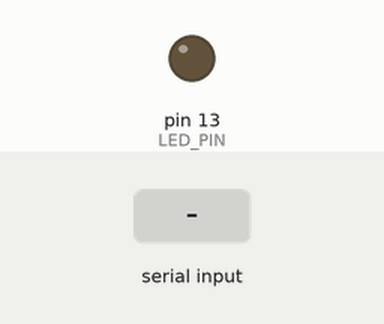
Simulated run of this sketch. Board: Arduino Uno, built with avr-gcc and run on an emulated ATmega328P. Shown: output pins drawn as LEDs (lit = HIGH). The inputs (shaded band) are chosen by the test bench. What the sketch prints to the serial monitor is not drawn.

Above: at 1.2 s.
1.3 s: "1" received over Serial
At 2.5 s:
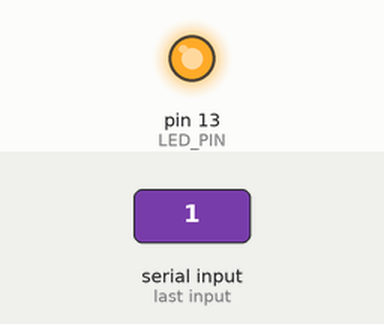
2.9 s: "0" received over Serial
At 3.7 s:
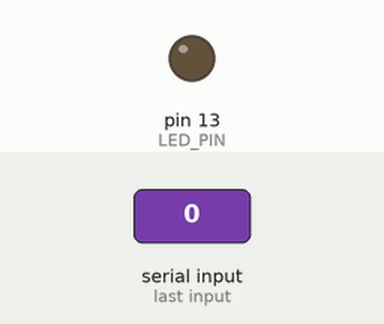
Timing chart, 0 to 5.9 s (numbered marks = the images above; inputs shaded):
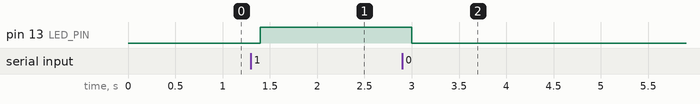

The sketch:

arduino-bluetooth.ino
```cpp
int LED_PIN = 13;

void setup() {
  Serial.begin(9600);
  Serial.print('AT');
  Serial.print('AT+PIN1234');
  pinMode(LED_PIN, OUTPUT);
}


void loop() {
  if (Serial.available() > 0){

    switch (Serial.read()) {
      case '0': digitalWrite(LED_PIN, LOW); break;
      case '1': digitalWrite(LED_PIN, HIGH); break;
    }

  }

  delay(200);
}
```

Measured:
- after the input at 1.3 s, pin 13 (LED_PIN): LOW → HIGH after 0.10 s
- after the input at 2.9 s, pin 13 (LED_PIN): HIGH → LOW after 0.10 s
